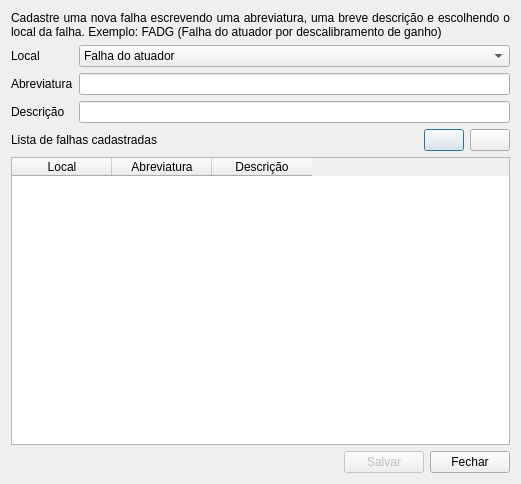
<?xml version="1.0" encoding="UTF-8"?>
<ui version="4.0">
 <class>ConfigFalha</class>
 <widget class="QDialog" name="ConfigFalha">
  <property name="geometry">
   <rect>
    <x>0</x>
    <y>0</y>
    <width>521</width>
    <height>484</height>
   </rect>
  </property>
  <property name="windowTitle">
   <string>Configuração das falhas do sistema</string>
  </property>
  <layout class="QGridLayout" name="gridLayout">
   <item row="0" column="0">
    <widget class="QLabel" name="label_4">
     <property name="text">
      <string>Cadastre uma nova falha escrevendo uma abreviatura, uma breve descrição e escolhendo o local da falha. Exemplo: FADG (Falha do atuador por descalibramento de ganho)</string>
     </property>
     <property name="alignment">
      <set>Qt::AlignJustify|Qt::AlignVCenter</set>
     </property>
     <property name="wordWrap">
      <bool>true</bool>
     </property>
    </widget>
   </item>
   <item row="1" column="0">
    <layout class="QHBoxLayout" name="horizontalLayout_2">
     <item>
      <layout class="QVBoxLayout" name="verticalLayout_2">
       <item>
        <widget class="QLabel" name="label_7">
         <property name="text">
          <string>Local</string>
         </property>
        </widget>
       </item>
       <item>
        <widget class="QLabel" name="label_6">
         <property name="text">
          <string>Abreviatura</string>
         </property>
        </widget>
       </item>
       <item>
        <widget class="QLabel" name="label_5">
         <property name="text">
          <string>Descrição</string>
         </property>
        </widget>
       </item>
      </layout>
     </item>
     <item>
      <layout class="QVBoxLayout" name="verticalLayout">
       <item>
        <widget class="QComboBox" name="local">
         <property name="toolTip">
          <string>Local da falha</string>
         </property>
         <item>
          <property name="text">
           <string>Falha do atuador</string>
          </property>
         </item>
         <item>
          <property name="text">
           <string>Falha do sensor</string>
          </property>
         </item>
         <item>
          <property name="text">
           <string>Falha do sistema</string>
          </property>
         </item>
        </widget>
       </item>
       <item>
        <widget class="QLineEdit" name="abrv">
         <property name="toolTip">
          <string>Abreviatura da falha (Limite de 10 caracteres)</string>
         </property>
         <property name="maxLength">
          <number>10</number>
         </property>
        </widget>
       </item>
       <item>
        <widget class="QLineEdit" name="descricao">
         <property name="toolTip">
          <string>Descrição da falha (Limite de 50 caracteres)</string>
         </property>
         <property name="text">
          <string/>
         </property>
         <property name="maxLength">
          <number>80</number>
         </property>
        </widget>
       </item>
      </layout>
     </item>
    </layout>
   </item>
   <item row="2" column="0">
    <layout class="QHBoxLayout" name="horizontalLayout_4">
     <item>
      <widget class="QLabel" name="label_3">
       <property name="text">
        <string>Lista de falhas cadastradas</string>
       </property>
      </widget>
     </item>
     <item>
      <spacer name="horizontalSpacer_3">
       <property name="orientation">
        <enum>Qt::Horizontal</enum>
       </property>
       <property name="sizeHint" stdset="0">
        <size>
         <width>153</width>
         <height>20</height>
        </size>
       </property>
      </spacer>
     </item>
     <item>
      <layout class="QHBoxLayout" name="horizontalLayout">
       <item>
        <widget class="QPushButton" name="adicionar">
         <property name="toolTip">
          <string>Adicionar falha</string>
         </property>
         <property name="icon">
          <iconset resource="../imgs/imgs.qrc">
           <normaloff>:/imgs/adicionar.png</normaloff>:/imgs/adicionar.png</iconset>
         </property>
        </widget>
       </item>
       <item>
        <widget class="QPushButton" name="remover">
         <property name="toolTip">
          <string>Remover falha</string>
         </property>
         <property name="icon">
          <iconset resource="../imgs/imgs.qrc">
           <normaloff>:/imgs/remover.png</normaloff>:/imgs/remover.png</iconset>
         </property>
        </widget>
       </item>
      </layout>
     </item>
    </layout>
   </item>
   <item row="3" column="0">
    <widget class="QTableWidget" name="falhas_cad">
     <property name="toolTip">
      <string>Falhas cadastradas</string>
     </property>
     <property name="editTriggers">
      <set>QAbstractItemView::NoEditTriggers</set>
     </property>
     <property name="tabKeyNavigation">
      <bool>false</bool>
     </property>
     <property name="selectionMode">
      <enum>QAbstractItemView::SingleSelection</enum>
     </property>
     <property name="gridStyle">
      <enum>Qt::DotLine</enum>
     </property>
     <property name="sortingEnabled">
      <bool>true</bool>
     </property>
     <attribute name="verticalHeaderVisible">
      <bool>false</bool>
     </attribute>
     <column>
      <property name="text">
       <string>Local</string>
      </property>
     </column>
     <column>
      <property name="text">
       <string>Abreviatura</string>
      </property>
     </column>
     <column>
      <property name="text">
       <string>Descrição</string>
      </property>
     </column>
    </widget>
   </item>
   <item row="4" column="0">
    <layout class="QHBoxLayout" name="horizontalLayout_3">
     <item>
      <spacer name="horizontalSpacer_2">
       <property name="orientation">
        <enum>Qt::Horizontal</enum>
       </property>
       <property name="sizeHint" stdset="0">
        <size>
         <width>153</width>
         <height>20</height>
        </size>
       </property>
      </spacer>
     </item>
     <item>
      <widget class="QPushButton" name="salvar">
       <property name="enabled">
        <bool>false</bool>
       </property>
       <property name="toolTip">
        <string>Salvar alterações</string>
       </property>
       <property name="text">
        <string>Salvar</string>
       </property>
      </widget>
     </item>
     <item>
      <widget class="QPushButton" name="fechar">
       <property name="text">
        <string>Fechar</string>
       </property>
      </widget>
     </item>
    </layout>
   </item>
  </layout>
 </widget>
 <tabstops>
  <tabstop>abrv</tabstop>
  <tabstop>descricao</tabstop>
  <tabstop>adicionar</tabstop>
  <tabstop>remover</tabstop>
  <tabstop>falhas_cad</tabstop>
  <tabstop>fechar</tabstop>
 </tabstops>
 <resources>
  <include location="../imgs/imgs.qrc"/>
 </resources>
 <connections>
  <connection>
   <sender>fechar</sender>
   <signal>clicked()</signal>
   <receiver>ConfigFalha</receiver>
   <slot>accept()</slot>
   <hints>
    <hint type="sourcelabel">
     <x>425</x>
     <y>475</y>
    </hint>
    <hint type="destinationlabel">
     <x>300</x>
     <y>463</y>
    </hint>
   </hints>
  </connection>
 </connections>
</ui>
